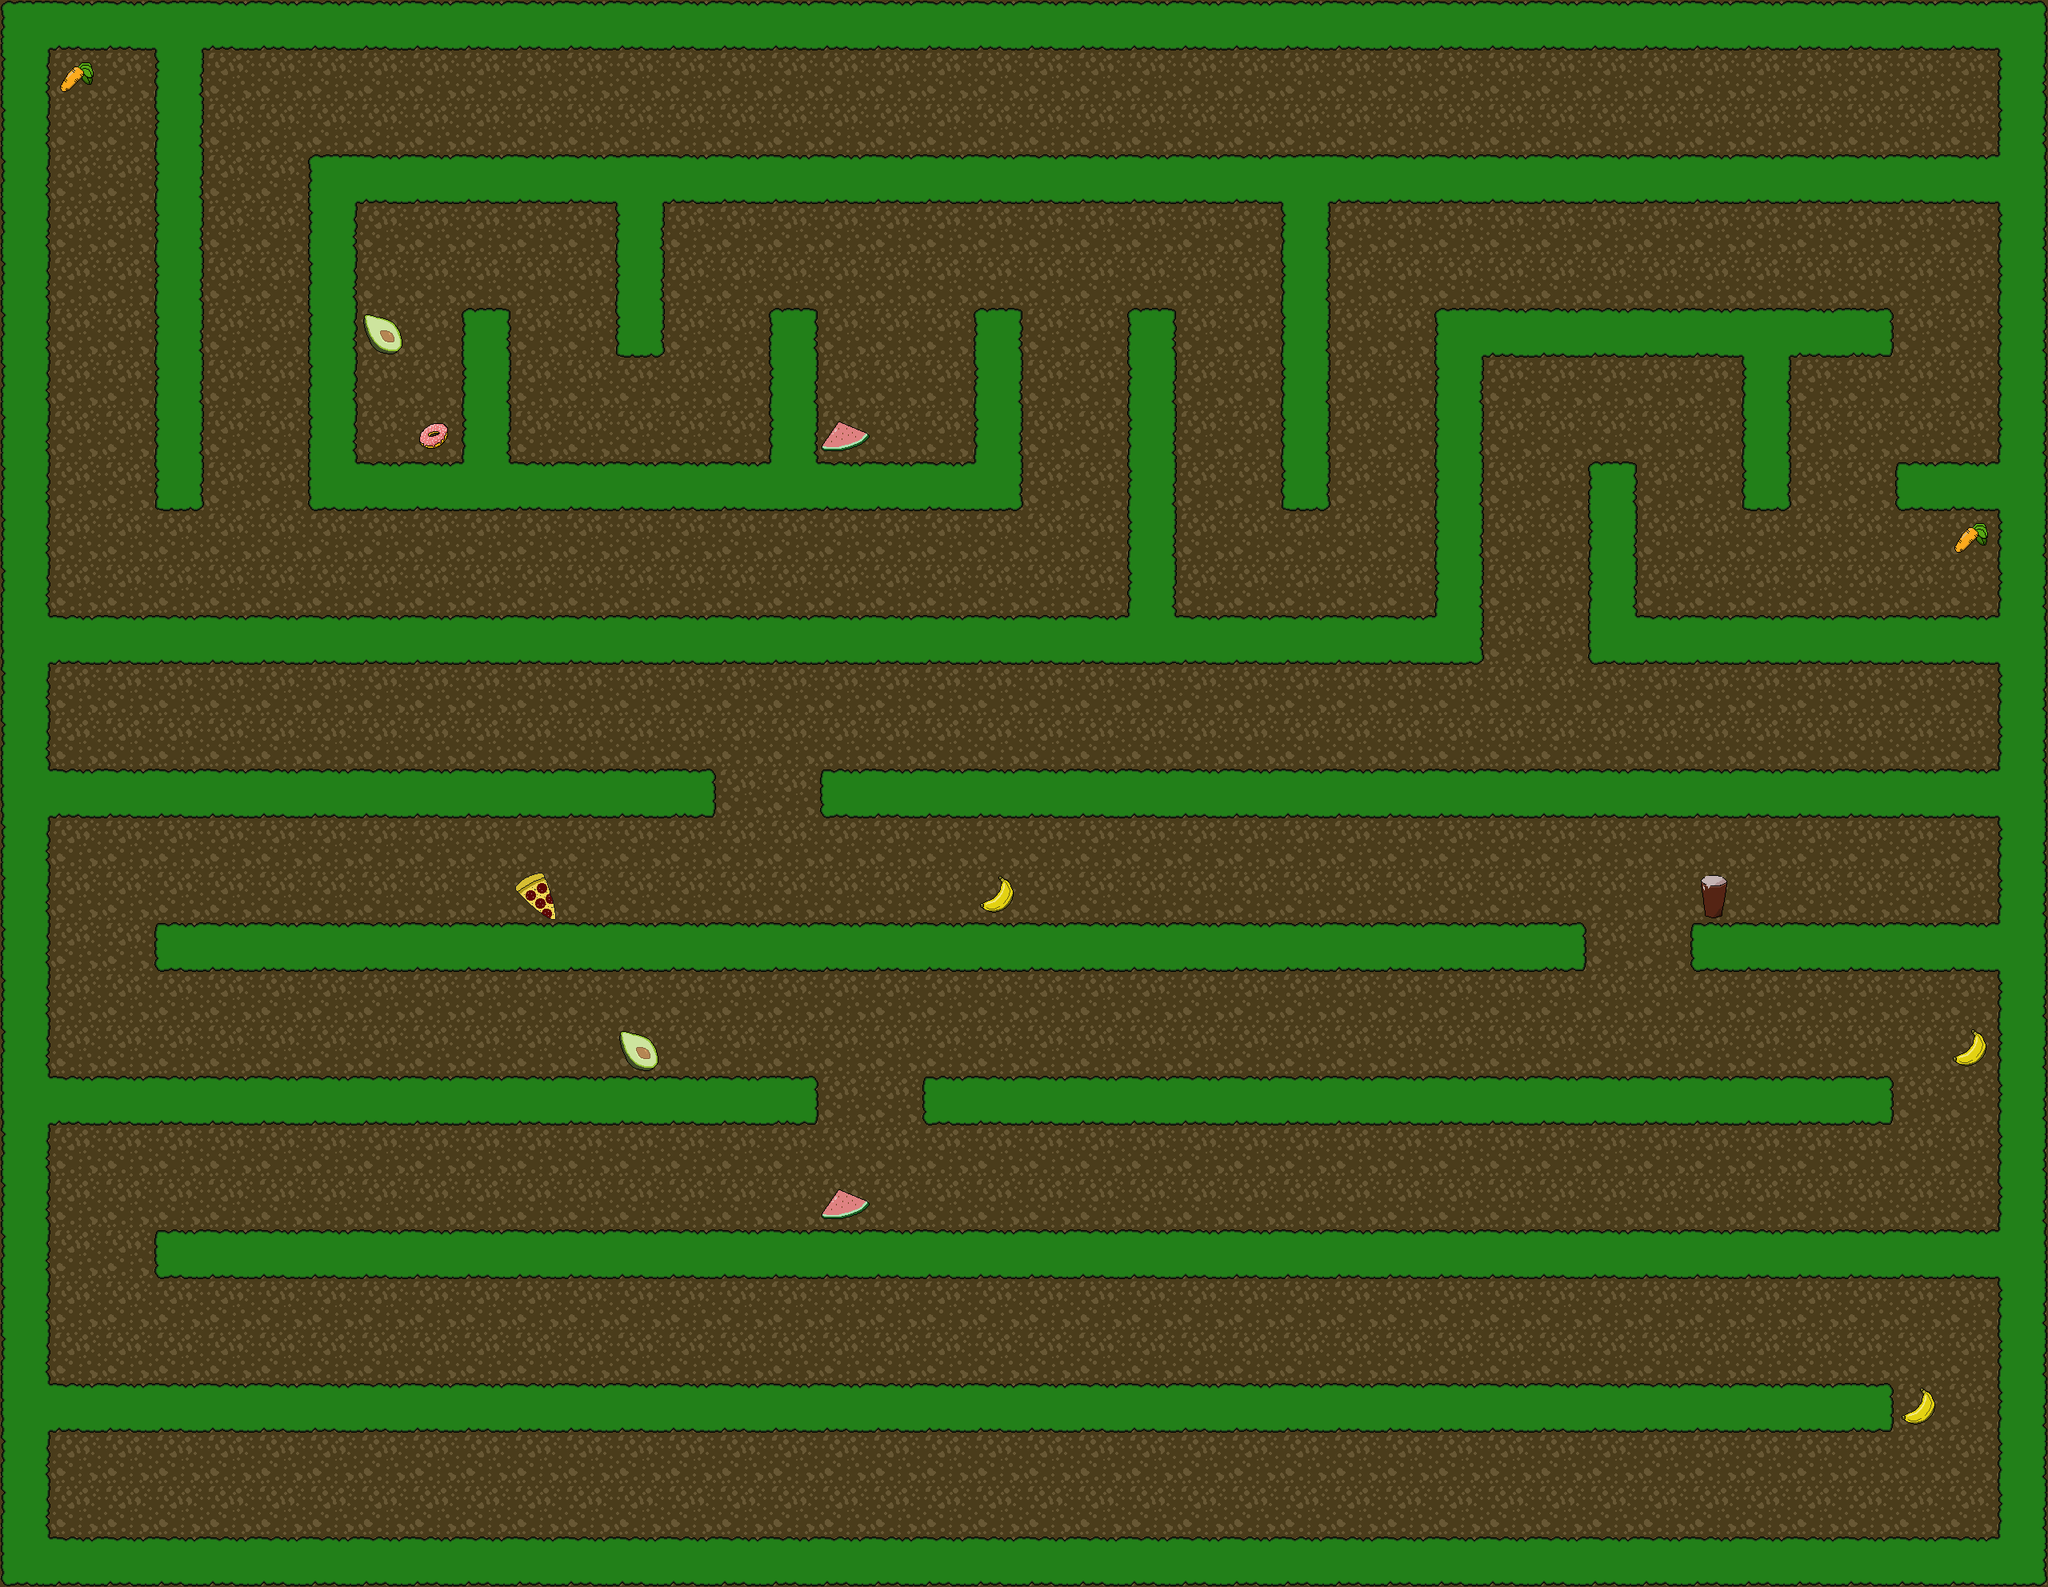

This game map was drawn from its Tiled (.tmx) file and the tilesets committed beside it. A one-line description and the trimmed map source follow:
An orthogonal 40x31 tile map with 64x64 px tiles, 4 tile layers (ground, wall_tiles, bad_tiles, good_tiles), 2 hidden layers not drawn, 3 tilesets and 44 objects.

<map version="1.2" tiledversion="1.2.3" orientation="orthogonal" renderorder="right-down" width="40" height="31" tilewidth="64" tileheight="64" infinite="0" nextlayerid="18" nextobjectid="45">
 <tileset firstgid="1" name="tileset" tilewidth="64" tileheight="64" tilecount="20" columns="20">
  <image source="tileset.png" width="1280" height="64" />
 </tileset>
 <tileset firstgid="21" name="good_objects" tilewidth="64" tileheight="64" tilecount="4" columns="4">
  <image source="../good_objects.png" width="256" height="64" />
 </tileset>
 <tileset firstgid="25" name="bad_objects" tilewidth="64" tileheight="64" tilecount="3" columns="3">
  <image source="../bad_objects.png" width="192" height="64" />
 </tileset>
 <objectgroup id="11" name="startpos">
  <object id="41" x="128" y="1856">
   <point />
  </object>
 </objectgroup>
 <objectgroup id="15" name="goal_object" visible="0">
  <object id="43" x="2552.66" y="64" width="7.33337" height="128" />
 </objectgroup>
 <objectgroup id="16" name="goal_blocking_object" visible="0">
  <object id="44" x="2496" y="64" width="64" height="128" />
 </objectgroup>
 <layer id="12" name="ground" width="40" height="31">
  <data>[1240 cells, 1240 non-empty, 1 distinct tile ids]</data>
 </layer>
 <layer id="13" name="wall_tiles" width="40" height="31">
  <data>[1240 cells, 457 non-empty, 4 distinct tile ids]</data>
 </layer>
 <layer id="17" name="goal_ground" width="40" height="31" visible="0">
  <data>[1240 cells, 2 non-empty, 1 distinct tile ids]</data>
 </layer>
 <layer id="14" name="goal" width="40" height="31" visible="0">
  <data>[1240 cells, 4 non-empty, 3 distinct tile ids]</data>
 </layer>
 <objectgroup id="10" name="wall_objects" visible="0">
  <object id="1" x="0" y="0" width="2560" height="64" />
  <object id="2" x="0" y="64" width="64" height="1920" />
  <object id="3" x="64" y="1920" width="2496" height="64" />
  <object id="4" x="2496" y="192" width="64" height="1728" />
  <object id="5" x="384" y="192" width="2112" height="64" />
  <object id="6" x="384" y="256" width="64" height="384" />
  <object id="7" x="448" y="576" width="832" height="64" />
  <object id="8" x="1216" y="384" width="64" height="192" />
  <object id="9" x="960" y="384" width="64" height="192" />
  <object id="10" x="768" y="256" width="64" height="192" />
  <object id="11" x="576" y="384" width="64" height="192" />
  <object id="12" x="192" y="64" width="64" height="576" />
  <object id="13" x="64" y="768" width="1792" height="64" />
  <object id="14" x="1408" y="384" width="64" height="384" />
  <object id="15" x="1600" y="256" width="64" height="384" />
  <object id="16" x="1792" y="384" width="64" height="384" />
  <object id="17" x="1856" y="384" width="512" height="64" />
  <object id="18" x="2176" y="448" width="64" height="192" />
  <object id="19" x="2368" y="576" width="128" height="64" />
  <object id="20" x="1984" y="576" width="64" height="256" />
  <object id="21" x="2048" y="768" width="448" height="64" />
  <object id="22" x="1024" y="960" width="1472" height="64" />
  <object id="23" x="2112" y="1152" width="384" height="64" />
  <object id="24" x="192" y="1152" width="1792" height="64" />
  <object id="25" x="64" y="960" width="832" height="64" />
  <object id="26" x="64" y="1344" width="960" height="64" />
  <object id="27" x="1152" y="1344" width="1216" height="64" />
  <object id="28" x="192" y="1536" width="2304" height="64" />
  <object id="29" x="64" y="1728" width="2304" height="64" />
 </objectgroup>
 <layer id="6" name="bad_tiles" width="40" height="31">
  <data>[1240 cells, 3 non-empty, 3 distinct tile ids]</data>
 </layer>
 <objectgroup id="9" name="bad_objects">
  <object id="35" x="640" y="1088" width="64" height="64" />
  <object id="36" x="512" y="512" width="64" height="64" />
  <object id="42" x="2112" y="1088" width="64" height="64" />
 </objectgroup>
 <layer id="7" name="good_tiles" width="40" height="31">
  <data>[1240 cells, 9 non-empty, 4 distinct tile ids]</data>
 </layer>
 <objectgroup id="8" name="good_objects" visible="0">
  <object id="30" x="64" y="64" width="64" height="64" />
  <object id="31" x="448" y="384" width="64" height="64" />
  <object id="32" x="1024" y="512" width="64" height="64" />
  <object id="33" x="2432" y="640" width="64" height="64" />
  <object id="34" x="1216" y="1088" width="64" height="64" />
  <object id="37" x="768" y="1280" width="64" height="64" />
  <object id="38" x="1024" y="1472" width="64" height="64" />
  <object id="39" x="2432" y="1280" width="64" height="64" />
  <object id="40" x="2368" y="1728" width="64" height="64" />
 </objectgroup>
</map>
